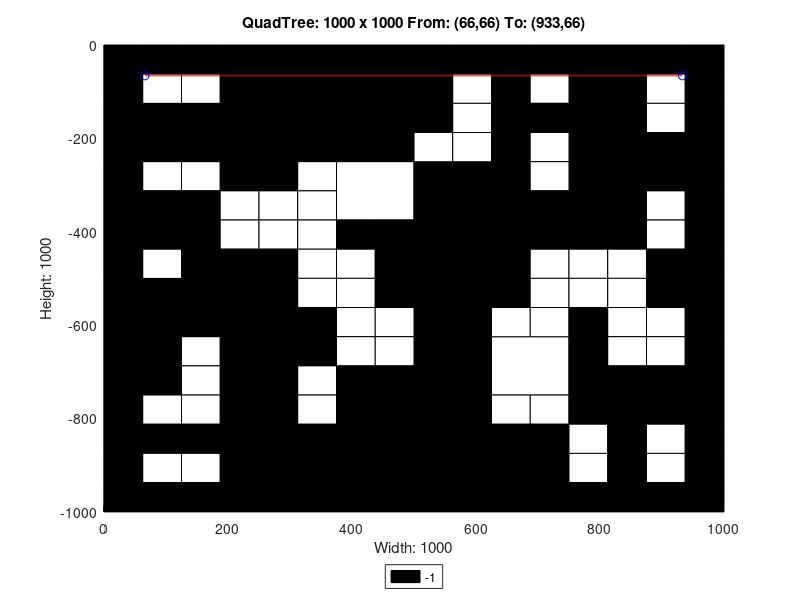

Source code (MATLAB):
axis([0 1000 -1000 0]);
title('QuadTree: 1000 x 1000 From: (66,66) To: (933,66)');
xlabel('Width: 1000');
ylabel('Height: 1000');
rectangle('Position',[250 -250 250 250], 'FaceColor',[0 0 0]);
rectangle('Position',[0 -250 125 125], 'FaceColor',[0 0 0]);
rectangle('Position',[125 -250 125 125], 'FaceColor',[0 0 0]);
rectangle('Position',[375 -375 125 125], 'FaceColor',[1 1 1]);
rectangle('Position',[750 -125 125 125], 'FaceColor',[0 0 0]);
rectangle('Position',[750 -250 125 125], 'FaceColor',[0 0 0]);
rectangle('Position',[500 -375 125 125], 'FaceColor',[0 0 0]);
rectangle('Position',[500 -500 125 125], 'FaceColor',[0 0 0]);
rectangle('Position',[750 -375 125 125], 'FaceColor',[0 0 0]);
rectangle('Position',[0 -625 125 125], 'FaceColor',[0 0 0]);
rectangle('Position',[125 -625 125 125], 'FaceColor',[0 0 0]);
rectangle('Position',[0 -750 125 125], 'FaceColor',[0 0 0]);
rectangle('Position',[375 -875 125 125], 'FaceColor',[0 0 0]);
rectangle('Position',[250 -1000 125 125], 'FaceColor',[0 0 0]);
rectangle('Position',[375 -1000 125 125], 'FaceColor',[0 0 0]);
rectangle('Position',[500 -625 125 125], 'FaceColor',[0 0 0]);
rectangle('Position',[500 -750 125 125], 'FaceColor',[0 0 0]);
rectangle('Position',[625 -750 125 125], 'FaceColor',[1 1 1]);
rectangle('Position',[500 -875 125 125], 'FaceColor',[0 0 0]);
rectangle('Position',[500 -1000 125 125], 'FaceColor',[0 0 0]);
rectangle('Position',[625 -1000 125 125], 'FaceColor',[0 0 0]);
rectangle('Position',[0 -62.5 62.5 62.5], 'FaceColor',[0 0 0]);
rectangle('Position',[62.5 -62.5 62.5 62.5], 'FaceColor',[0 0 0]);
rectangle('Position',[0 -125 62.5 62.5], 'FaceColor',[0 0 0]);
rectangle('Position',[62.5 -125 62.5 62.5], 'FaceColor',[1 1 1]);
rectangle('Position',[125 -62.5 62.5 62.5], 'FaceColor',[0 0 0]);
rectangle('Position',[187.5 -62.5 62.5 62.5], 'FaceColor',[0 0 0]);
rectangle('Position',[125 -125 62.5 62.5], 'FaceColor',[1 1 1]);
rectangle('Position',[187.5 -125 62.5 62.5], 'FaceColor',[0 0 0]);
rectangle('Position',[0 -312.5 62.5 62.5], 'FaceColor',[0 0 0]);
rectangle('Position',[62.5 -312.5 62.5 62.5], 'FaceColor',[1 1 1]);
rectangle('Position',[0 -375 62.5 62.5], 'FaceColor',[0 0 0]);
rectangle('Position',[62.5 -375 62.5 62.5], 'FaceColor',[0 0 0]);
rectangle('Position',[125 -312.5 62.5 62.5], 'FaceColor',[1 1 1]);
rectangle('Position',[187.5 -312.5 62.5 62.5], 'FaceColor',[0 0 0]);
rectangle('Position',[125 -375 62.5 62.5], 'FaceColor',[0 0 0]);
rectangle('Position',[187.5 -375 62.5 62.5], 'FaceColor',[1 1 1]);
rectangle('Position',[0 -437.5 62.5 62.5], 'FaceColor',[0 0 0]);
rectangle('Position',[62.5 -437.5 62.5 62.5], 'FaceColor',[0 0 0]);
rectangle('Position',[0 -500 62.5 62.5], 'FaceColor',[0 0 0]);
rectangle('Position',[62.5 -500 62.5 62.5], 'FaceColor',[1 1 1]);
rectangle('Position',[125 -437.5 62.5 62.5], 'FaceColor',[0 0 0]);
rectangle('Position',[187.5 -437.5 62.5 62.5], 'FaceColor',[1 1 1]);
rectangle('Position',[125 -500 62.5 62.5], 'FaceColor',[0 0 0]);
rectangle('Position',[187.5 -500 62.5 62.5], 'FaceColor',[0 0 0]);
rectangle('Position',[250 -312.5 62.5 62.5], 'FaceColor',[0 0 0]);
rectangle('Position',[312.5 -312.5 62.5 62.5], 'FaceColor',[1 1 1]);
rectangle('Position',[250 -375 62.5 62.5], 'FaceColor',[1 1 1]);
rectangle('Position',[312.5 -375 62.5 62.5], 'FaceColor',[1 1 1]);
rectangle('Position',[250 -437.5 62.5 62.5], 'FaceColor',[1 1 1]);
rectangle('Position',[312.5 -437.5 62.5 62.5], 'FaceColor',[1 1 1]);
rectangle('Position',[250 -500 62.5 62.5], 'FaceColor',[0 0 0]);
rectangle('Position',[312.5 -500 62.5 62.5], 'FaceColor',[1 1 1]);
rectangle('Position',[375 -437.5 62.5 62.5], 'FaceColor',[0 0 0]);
rectangle('Position',[437.5 -437.5 62.5 62.5], 'FaceColor',[0 0 0]);
rectangle('Position',[375 -500 62.5 62.5], 'FaceColor',[1 1 1]);
rectangle('Position',[437.5 -500 62.5 62.5], 'FaceColor',[0 0 0]);
rectangle('Position',[500 -62.5 62.5 62.5], 'FaceColor',[0 0 0]);
rectangle('Position',[562.5 -62.5 62.5 62.5], 'FaceColor',[0 0 0]);
rectangle('Position',[500 -125 62.5 62.5], 'FaceColor',[0 0 0]);
rectangle('Position',[562.5 -125 62.5 62.5], 'FaceColor',[1 1 1]);
rectangle('Position',[625 -62.5 62.5 62.5], 'FaceColor',[0 0 0]);
rectangle('Position',[687.5 -62.5 62.5 62.5], 'FaceColor',[0 0 0]);
rectangle('Position',[625 -125 62.5 62.5], 'FaceColor',[0 0 0]);
rectangle('Position',[687.5 -125 62.5 62.5], 'FaceColor',[1 1 1]);
rectangle('Position',[500 -187.5 62.5 62.5], 'FaceColor',[0 0 0]);
rectangle('Position',[562.5 -187.5 62.5 62.5], 'FaceColor',[1 1 1]);
rectangle('Position',[500 -250 62.5 62.5], 'FaceColor',[1 1 1]);
rectangle('Position',[562.5 -250 62.5 62.5], 'FaceColor',[1 1 1]);
rectangle('Position',[625 -187.5 62.5 62.5], 'FaceColor',[0 0 0]);
rectangle('Position',[687.5 -187.5 62.5 62.5], 'FaceColor',[0 0 0]);
rectangle('Position',[625 -250 62.5 62.5], 'FaceColor',[0 0 0]);
rectangle('Position',[687.5 -250 62.5 62.5], 'FaceColor',[1 1 1]);
rectangle('Position',[875 -62.5 62.5 62.5], 'FaceColor',[0 0 0]);
rectangle('Position',[937.5 -62.5 62.5 62.5], 'FaceColor',[0 0 0]);
rectangle('Position',[875 -125 62.5 62.5], 'FaceColor',[1 1 1]);
rectangle('Position',[937.5 -125 62.5 62.5], 'FaceColor',[0 0 0]);
rectangle('Position',[875 -187.5 62.5 62.5], 'FaceColor',[1 1 1]);
rectangle('Position',[937.5 -187.5 62.5 62.5], 'FaceColor',[0 0 0]);
rectangle('Position',[875 -250 62.5 62.5], 'FaceColor',[0 0 0]);
rectangle('Position',[937.5 -250 62.5 62.5], 'FaceColor',[0 0 0]);
rectangle('Position',[625 -312.5 62.5 62.5], 'FaceColor',[0 0 0]);
rectangle('Position',[687.5 -312.5 62.5 62.5], 'FaceColor',[1 1 1]);
rectangle('Position',[625 -375 62.5 62.5], 'FaceColor',[0 0 0]);
rectangle('Position',[687.5 -375 62.5 62.5], 'FaceColor',[0 0 0]);
rectangle('Position',[625 -437.5 62.5 62.5], 'FaceColor',[0 0 0]);
rectangle('Position',[687.5 -437.5 62.5 62.5], 'FaceColor',[0 0 0]);
rectangle('Position',[625 -500 62.5 62.5], 'FaceColor',[0 0 0]);
rectangle('Position',[687.5 -500 62.5 62.5], 'FaceColor',[1 1 1]);
rectangle('Position',[875 -312.5 62.5 62.5], 'FaceColor',[0 0 0]);
rectangle('Position',[937.5 -312.5 62.5 62.5], 'FaceColor',[0 0 0]);
rectangle('Position',[875 -375 62.5 62.5], 'FaceColor',[1 1 1]);
rectangle('Position',[937.5 -375 62.5 62.5], 'FaceColor',[0 0 0]);
rectangle('Position',[750 -437.5 62.5 62.5], 'FaceColor',[0 0 0]);
rectangle('Position',[812.5 -437.5 62.5 62.5], 'FaceColor',[0 0 0]);
rectangle('Position',[750 -500 62.5 62.5], 'FaceColor',[1 1 1]);
rectangle('Position',[812.5 -500 62.5 62.5], 'FaceColor',[1 1 1]);
rectangle('Position',[875 -437.5 62.5 62.5], 'FaceColor',[1 1 1]);
rectangle('Position',[937.5 -437.5 62.5 62.5], 'FaceColor',[0 0 0]);
rectangle('Position',[875 -500 62.5 62.5], 'FaceColor',[0 0 0]);
rectangle('Position',[937.5 -500 62.5 62.5], 'FaceColor',[0 0 0]);
rectangle('Position',[125 -687.5 62.5 62.5], 'FaceColor',[1 1 1]);
rectangle('Position',[187.5 -687.5 62.5 62.5], 'FaceColor',[0 0 0]);
rectangle('Position',[125 -750 62.5 62.5], 'FaceColor',[1 1 1]);
rectangle('Position',[187.5 -750 62.5 62.5], 'FaceColor',[0 0 0]);
rectangle('Position',[250 -562.5 62.5 62.5], 'FaceColor',[0 0 0]);
rectangle('Position',[312.5 -562.5 62.5 62.5], 'FaceColor',[1 1 1]);
rectangle('Position',[250 -625 62.5 62.5], 'FaceColor',[0 0 0]);
rectangle('Position',[312.5 -625 62.5 62.5], 'FaceColor',[0 0 0]);
rectangle('Position',[375 -562.5 62.5 62.5], 'FaceColor',[1 1 1]);
rectangle('Position',[437.5 -562.5 62.5 62.5], 'FaceColor',[0 0 0]);
rectangle('Position',[375 -625 62.5 62.5], 'FaceColor',[1 1 1]);
rectangle('Position',[437.5 -625 62.5 62.5], 'FaceColor',[1 1 1]);
rectangle('Position',[250 -687.5 62.5 62.5], 'FaceColor',[0 0 0]);
rectangle('Position',[312.5 -687.5 62.5 62.5], 'FaceColor',[0 0 0]);
rectangle('Position',[250 -750 62.5 62.5], 'FaceColor',[0 0 0]);
rectangle('Position',[312.5 -750 62.5 62.5], 'FaceColor',[1 1 1]);
rectangle('Position',[375 -687.5 62.5 62.5], 'FaceColor',[1 1 1]);
rectangle('Position',[437.5 -687.5 62.5 62.5], 'FaceColor',[1 1 1]);
rectangle('Position',[375 -750 62.5 62.5], 'FaceColor',[0 0 0]);
rectangle('Position',[437.5 -750 62.5 62.5], 'FaceColor',[0 0 0]);
rectangle('Position',[0 -812.5 62.5 62.5], 'FaceColor',[0 0 0]);
rectangle('Position',[62.5 -812.5 62.5 62.5], 'FaceColor',[1 1 1]);
rectangle('Position',[0 -875 62.5 62.5], 'FaceColor',[0 0 0]);
rectangle('Position',[62.5 -875 62.5 62.5], 'FaceColor',[0 0 0]);
rectangle('Position',[125 -812.5 62.5 62.5], 'FaceColor',[1 1 1]);
rectangle('Position',[187.5 -812.5 62.5 62.5], 'FaceColor',[0 0 0]);
rectangle('Position',[125 -875 62.5 62.5], 'FaceColor',[0 0 0]);
rectangle('Position',[187.5 -875 62.5 62.5], 'FaceColor',[0 0 0]);
rectangle('Position',[0 -937.5 62.5 62.5], 'FaceColor',[0 0 0]);
rectangle('Position',[62.5 -937.5 62.5 62.5], 'FaceColor',[1 1 1]);
rectangle('Position',[0 -1000 62.5 62.5], 'FaceColor',[0 0 0]);
rectangle('Position',[62.5 -1000 62.5 62.5], 'FaceColor',[0 0 0]);
rectangle('Position',[125 -937.5 62.5 62.5], 'FaceColor',[1 1 1]);
rectangle('Position',[187.5 -937.5 62.5 62.5], 'FaceColor',[0 0 0]);
rectangle('Position',[125 -1000 62.5 62.5], 'FaceColor',[0 0 0]);
rectangle('Position',[187.5 -1000 62.5 62.5], 'FaceColor',[0 0 0]);
rectangle('Position',[250 -812.5 62.5 62.5], 'FaceColor',[0 0 0]);
rectangle('Position',[312.5 -812.5 62.5 62.5], 'FaceColor',[1 1 1]);
rectangle('Position',[250 -875 62.5 62.5], 'FaceColor',[0 0 0]);
rectangle('Position',[312.5 -875 62.5 62.5], 'FaceColor',[0 0 0]);
rectangle('Position',[625 -562.5 62.5 62.5], 'FaceColor',[0 0 0]);
rectangle('Position',[687.5 -562.5 62.5 62.5], 'FaceColor',[1 1 1]);
rectangle('Position',[625 -625 62.5 62.5], 'FaceColor',[1 1 1]);
rectangle('Position',[687.5 -625 62.5 62.5], 'FaceColor',[1 1 1]);
rectangle('Position',[750 -562.5 62.5 62.5], 'FaceColor',[1 1 1]);
rectangle('Position',[812.5 -562.5 62.5 62.5], 'FaceColor',[1 1 1]);
rectangle('Position',[750 -625 62.5 62.5], 'FaceColor',[0 0 0]);
rectangle('Position',[812.5 -625 62.5 62.5], 'FaceColor',[1 1 1]);
rectangle('Position',[875 -562.5 62.5 62.5], 'FaceColor',[0 0 0]);
rectangle('Position',[937.5 -562.5 62.5 62.5], 'FaceColor',[0 0 0]);
rectangle('Position',[875 -625 62.5 62.5], 'FaceColor',[1 1 1]);
rectangle('Position',[937.5 -625 62.5 62.5], 'FaceColor',[0 0 0]);
rectangle('Position',[750 -687.5 62.5 62.5], 'FaceColor',[0 0 0]);
rectangle('Position',[812.5 -687.5 62.5 62.5], 'FaceColor',[1 1 1]);
rectangle('Position',[750 -750 62.5 62.5], 'FaceColor',[0 0 0]);
rectangle('Position',[812.5 -750 62.5 62.5], 'FaceColor',[0 0 0]);
rectangle('Position',[875 -687.5 62.5 62.5], 'FaceColor',[1 1 1]);
rectangle('Position',[937.5 -687.5 62.5 62.5], 'FaceColor',[0 0 0]);
rectangle('Position',[875 -750 62.5 62.5], 'FaceColor',[0 0 0]);
rectangle('Position',[937.5 -750 62.5 62.5], 'FaceColor',[0 0 0]);
rectangle('Position',[625 -812.5 62.5 62.5], 'FaceColor',[1 1 1]);
rectangle('Position',[687.5 -812.5 62.5 62.5], 'FaceColor',[1 1 1]);
rectangle('Position',[625 -875 62.5 62.5], 'FaceColor',[0 0 0]);
rectangle('Position',[687.5 -875 62.5 62.5], 'FaceColor',[0 0 0]);
rectangle('Position',[750 -812.5 62.5 62.5], 'FaceColor',[0 0 0]);
rectangle('Position',[812.5 -812.5 62.5 62.5], 'FaceColor',[0 0 0]);
rectangle('Position',[750 -875 62.5 62.5], 'FaceColor',[1 1 1]);
rectangle('Position',[812.5 -875 62.5 62.5], 'FaceColor',[0 0 0]);
rectangle('Position',[875 -812.5 62.5 62.5], 'FaceColor',[0 0 0]);
rectangle('Position',[937.5 -812.5 62.5 62.5], 'FaceColor',[0 0 0]);
rectangle('Position',[875 -875 62.5 62.5], 'FaceColor',[1 1 1]);
rectangle('Position',[937.5 -875 62.5 62.5], 'FaceColor',[0 0 0]);
rectangle('Position',[750 -937.5 62.5 62.5], 'FaceColor',[1 1 1]);
rectangle('Position',[812.5 -937.5 62.5 62.5], 'FaceColor',[0 0 0]);
rectangle('Position',[750 -1000 62.5 62.5], 'FaceColor',[0 0 0]);
rectangle('Position',[812.5 -1000 62.5 62.5], 'FaceColor',[0 0 0]);
rectangle('Position',[875 -937.5 62.5 62.5], 'FaceColor',[1 1 1]);
rectangle('Position',[937.5 -937.5 62.5 62.5], 'FaceColor',[0 0 0]);
rectangle('Position',[875 -1000 62.5 62.5], 'FaceColor',[0 0 0]);
rectangle('Position',[937.5 -1000 62.5 62.5], 'FaceColor',[0 0 0]);
X=[933,66];
Y=[-66,-66];
hold on;
plot(X,Y,'r');
plot(X,Y,'bo');
legend('-1','Location','southoutside');
